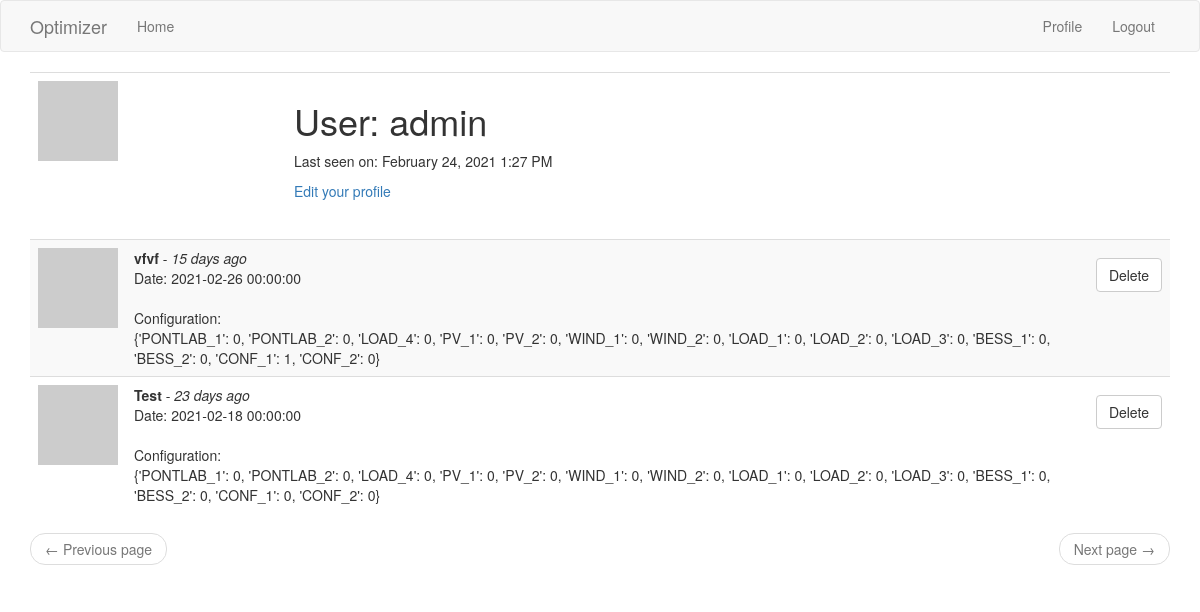
The page /user/admin (signed in) on the database as committed earlier.
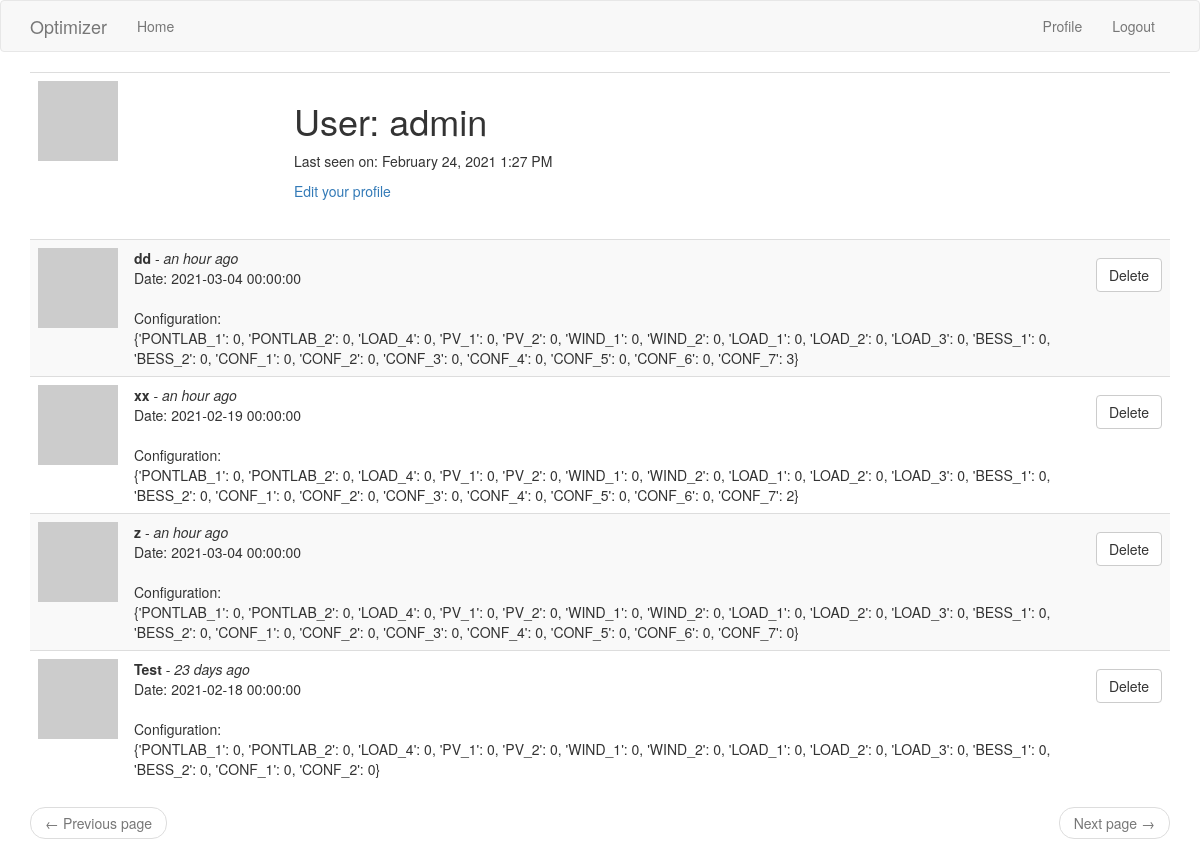
The same page on the database as committed later.
### WebAppOptimizer/app/models.py (models this page shows, shortened)
class User(UserMixin, db.Model):
    id = db.Column(db.Integer, primary_key=True)
    username = db.Column(db.String(64), index=True, unique=True)
    email = db.Column(db.String(120), index=True, unique=True)
    password_hash = db.Column(db.String(128))
    configurations = db.relationship('Configuration', backref='user', lazy='dynamic')
    def avatar(self, size):
        digest = md5(self.email.lower().encode('utf-8')).hexdigest()
        return 'https://www.gravatar.com/avatar/{}?d=identicon&s={}'.format(
            digest, size)

class Configuration(db.Model):
    id = db.Column(db.Integer, primary_key=True)
    confname = db.Column(db.String(64), index=True)
    body = db.Column(JsonPickleType())
    timestamp = db.Column(db.DateTime, index=True, nullable=False, default=datetime.utcnow())
    datetime = db.Column(db.DateTime, index=True, nullable=False)
    user_id = db.Column(db.Integer, db.ForeignKey('user.id'))

### WebAppOptimizer/app/main/routes.py (the view)
@bp.route('/user/<username>')
@login_required
def user(username):
    user = User.query.filter_by(username=username).first_or_404()
    page = request.args.get('page', 1, type=int)
    print(user.configurations.order_by(Configuration.timestamp.desc()))
    configurations = user.configurations.order_by(Configuration.timestamp.desc()).paginate(
        page, current_app.config['CONFS_PER_PAGE'], False)
    form = EmptyForm()
    return render_template('user.html', user=user, configurations=configurations.items,
                           form=form)

### WebAppOptimizer/app/main/forms.py
class EmptyForm(FlaskForm):
    submit = SubmitField('Submit')

### WebAppOptimizer/app/main/routes.py (called while the page is built)
@bp.before_app_request
def before_request():
    if current_user.is_authenticated:
        current_user.last_seen = datetime.utcnow()
        db.session.commit()
    g.locale = str(get_locale())

### WebAppOptimizer/app/models.py (called while the page is built)
@login.user_loader
def load_user(id):
    return User.query.get(int(id))

    def process_result_value(self, value, dialect):
        if value is not None:
            value = json.loads(value)
        return value

### WebAppOptimizer/app/templates/user.html (shortened to what this page needs)
{% extends "base.html" %}
{% block app_content %}
    <table class="table table-hover">
        <tr>
            <td width="256px"><img src="{{ user.avatar(256) }}"></td>
            <td>
                <h1>{{ _('User') }}: {{ user.username }}</h1>
                {% if user.last_seen %}
                <p>{{ _('Last seen on') }}: {{ moment(user.last_seen).format('LLL') }}</p>
                {% endif %}
                {% if user == current_user %}
                <p><a href="{{ url_for('main.edit_profile') }}">{{ _('Edit your profile') }}</a></p>
                {% endif %}
            </td>
        </tr>
        <tr>
            <table class="table table-striped">
            {% for conf in configurations %}
                <tr>
                    <td width="70px">
                        <a href="{{ url_for('main.user', username=conf.user.username) }}">
                            <img src="{{ conf.user.avatar(70) }}" />
                        </a>
                    </td>
                    <td>
                        <b>{{ conf.confname }}</b> -
                        <i> {{ moment(conf.timestamp).fromNow() }}</i>
                        <br>
                        <span id="conf{{ conf.id }}">Date: {{ conf.datetime }}<br><br>Configuration:<br>{{ conf.body }}</span>
                    </td>
                    <td width="70px">
                        {% if user == current_user %}
                        <p>
                            <form method="post" action="{{ url_for('main.delete_config', conf_id=conf.id, username=conf.user.username) }}">
                            {{ form.submit(class="btn btn-default get-profile", value="Delete") }}
                            </form>
                            </p>
                        {% endif %}
                    </td>
                </tr>
            {% endfor %}
            </table>
        </tr>
        <tr>
            <nav aria-label="...">
                <ul class="pager">
                    <li class="previous{% if not prev_url %} disabled{% endif %}">
                        <a href="{{ prev_url or '#' }}">
                            <span aria-hidden="true">&larr;</span> {{ _('Previous page') }}
                        </a>
                    </li>
                    <li class="next{% if not next_url %} disabled{% endif %}">
                        <a href="{{ next_url or '#' }}">
                            {{ _('Next page') }} <span aria-hidden="true">&rarr;</span>
                        </a>
                    </li>
                </ul>
            </nav>
        </tr>
    </table>
{% endblock %}

### WebAppOptimizer/app/templates/base.html (shortened to what this page needs)
{% extends 'bootstrap/base.html' %}
{% block navbar %}
    <nav class="navbar navbar-default">
        <div class="container">
            <div class="navbar-header">
                <a class="navbar-brand" href="{{ url_for('main.index') }}">Optimizer</a>
            </div>
            <div class="collapse navbar-collapse" id="bs-example-navbar-collapse-1">
                <ul class="nav navbar-nav">
                    <li><a href="{{ url_for('main.index') }}">{{ _('Home') }}</a></li>
                </ul>
                <ul class="nav navbar-nav navbar-right">
                    {% if current_user.is_anonymous %}
                    <li><a href="{{ url_for('auth.login') }}">{{ _('Login') }}</a></li>
                    {% else %}
                    <li><a href="{{ url_for('main.user', username=current_user.username) }}">{{ _('Profile') }}</a></li>
                    <li><a href="{{ url_for('auth.logout') }}">{{ _('Logout') }}</a></li>
                    {% endif %}
                </ul>
            </div>
        </div>
    </nav>
{% endblock %}
{% block content %}
    <div class="container">
        {% block app_content %}{% endblock %}
    </div>
{% endblock %}

Rows that differ between the two databases and show on the page:
added Configuration: confname "dd", timestamp "an hour ago", datetime "2021-03-04 00:00:00", body "{'PONTLAB_1': 0, 'PONTLAB_2': 0, 'LOAD_4': 0, 'PV_1': 0, 'PV_2': 0, 'WIND_1': 0, 'WIND_2': 0, 'LOAD_1': 0, 'LOAD_2': 0, 'LOAD_3': 0, 'BESS_1': 0, 'BESS_2': 0, 'CONF_1': 0, 'CONF_2': 0, 'CONF_3': 0, 'CONF_4': 0, 'CONF_5': 0, 'CONF_6': 0, 'CONF_7': 3}"
added Configuration: confname "xx", timestamp "an hour ago", datetime "2021-02-19 00:00:00", body "{'PONTLAB_1': 0, 'PONTLAB_2': 0, 'LOAD_4': 0, 'PV_1': 0, 'PV_2': 0, 'WIND_1': 0, 'WIND_2': 0, 'LOAD_1': 0, 'LOAD_2': 0, 'LOAD_3': 0, 'BESS_1': 0, 'BESS_2': 0, 'CONF_1': 0, 'CONF_2': 0, 'CONF_3': 0, 'CONF_4': 0, 'CONF_5': 0, 'CONF_6': 0, 'CONF_7': 2}"
changed Configuration: confname "vfvf" → "z"; timestamp "15 days ago" → "an hour ago"; datetime "2021-02-26 00:00:00" → "2021-03-04 00:00:00"; body "…0, 'BESS_2': 0, 'CONF_1': 1, 'CONF_2': 0}" → "…0, 'BESS_2': 0, 'CONF_1': 0, 'CONF_2': 0, 'CONF_3': 0, 'CONF_4': 0, 'CONF_5': 0, 'CONF_6': 0, 'CONF_7': 0}"
